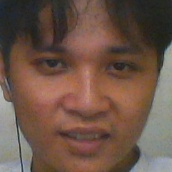
#> input picture data_face/User.0.17.jpg, 172 x 172 px; its folder holds 4 pictures in this run
$ python -i giaodien.py   (imports and definitions only)
#> lines starting #> are read from the running program, lines starting #| are printed output that depends on the picture
import tkinter as tk
from tkinter import ttk
import numpy as np
import os
import pickle, sqlite3
import cv2
from PIL import Image

# [45 lines left out: function nhandien, not called in this run]

def train():
    recognizer = cv2.face_LBPHFaceRecognizer.create()
    path = 'data_face'

    def getImagesWithID(path):
#> called with path = 'data_face'
        imagePaths=[os.path.join(path, f) for f in os.listdir(path)]
        faces=[]
        IDs=[]
        for imagePath in imagePaths:
            faceImg = Image.open(imagePath).convert('L')
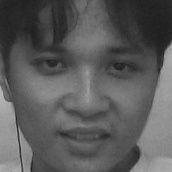
#> faceImg: PIL image 172x172 L; min 29, max 190, mean 90.6
            faceNp = np.array(faceImg, 'uint8')
            ID=int(os.path.split(imagePath)[-1].split('.')[1])
            faces.append(faceNp)
            IDs.append(ID)
            cv2.imshow('training', faceNp)
            cv2.waitKey(10)
#> pass 2 of the loop in getImagesWithID, `for imagePath in imagePaths:`:
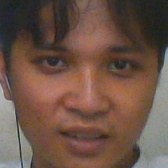
#> input picture data_face/User.0.23.jpg, 168 x 168 px
#> in getImagesWithID, `faceImg = Image.open(imagePath).convert('L')`:
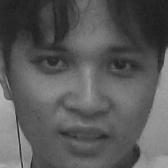
#> faceImg: PIL image 168x168 L; min 27, max 187, mean 89.4
#> pass 3 of the loop in getImagesWithID, `for imagePath in imagePaths:`:
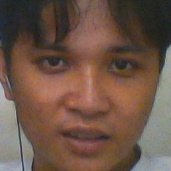
#> input picture data_face/User.0.24.jpg, 171 x 171 px
#> in getImagesWithID, `faceImg = Image.open(imagePath).convert('L')`:
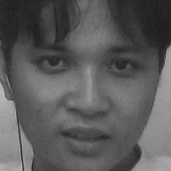
#> faceImg: PIL image 171x171 L; min 28, max 191, mean 90.4
#> the loop made 4 passes; the first 3 are shown
        return np.array(IDs), faces

    Ids, faces = getImagesWithID(path)
    recognizer.train(faces, Ids)

    if not os.path.exists('trainer'):
        os.makedirs('trainer')

    recognizer.save("trainer/face-trainner.yml")
    #recognizer.save("huanluyen/huanluyen.yml")
    cv2.destroyAllWindows()

# [48 lines left out: function laydulieu, not called in this run]


# [5 lines not run here, left out]
# [1 line that did not run here, left out]
# [2 lines not run here, left out]


# [1 line that did not run here, left out]
# [2 lines not run here, left out]

# [1 line that did not run here, left out]
# [2 lines not run here, left out]

int1 =tk.IntVar()
# [1 line that did not run here, left out]
# [3 lines not run here, left out]
str1 =tk.StringVar()
# [1 line that did not run here, left out]
# [2 lines not run here, left out]

# [1 line that did not run here, left out]

# [1 line not run here, left out]
#btlaydulieu.place()


# [1 line that did not run here, left out]
# [1 line not run here, left out]

# [1 line that did not run here, left out]
# [5 lines not run here, left out]

>>> result = train()
